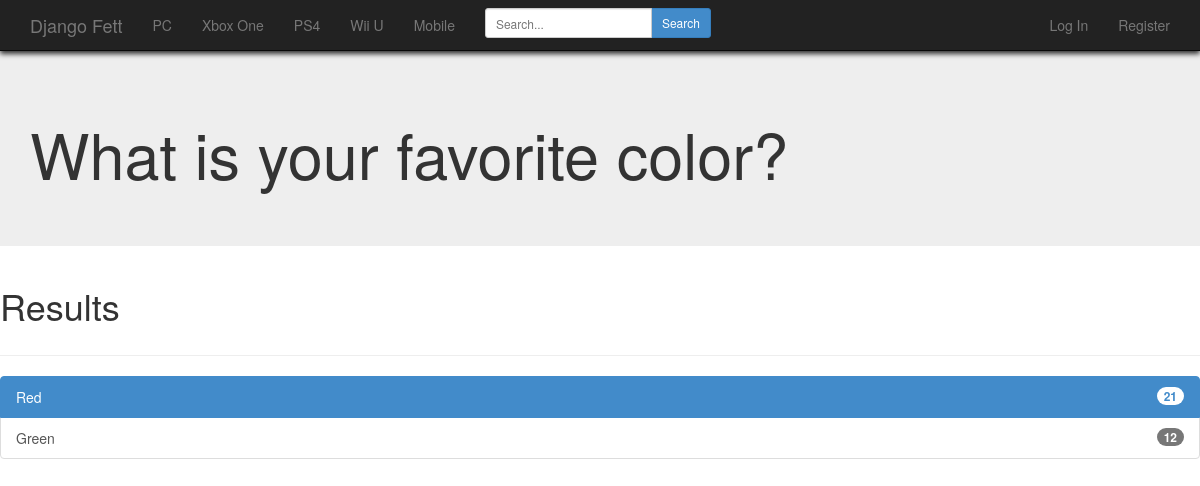
/djangofett/result/1/, run on the app's committed database.
### portal/models.py (models this page shows, shortened)
class Question(models.Model):
    question_text = models.CharField(max_length=200)
    pub_date = DateTimeField("Time of poll creation")

class Answer(models.Model):
    answer_text = models.CharField(max_length=50, default="")
    question = models.ForeignKey(Question)
    vote_count = models.IntegerField(default=0)

### portal/views.py (the view)
# urls.py: url(r'^result/(?P<question_id>\d+)/$', views.result, name='result'),
def result(request, question_id):
    question = Question.objects.get(id=question_id)
    highest = question.answer_set.order_by('vote_count').reverse()[0]
    rest = question.answer_set.order_by('vote_count').reverse()[1:]
    context = {'question': question, 'highest': highest, 'rest': rest}
    return render(request, 'portal/result.html', context)

### portal/templates/portal/result.html
{% extends "base.html" %}
{% block content %}
  <div class="jumbotron">
    <h1> {{ question.question_text }}</h1>
  </div>
  <div class="page-header">
    <h1>Results<h1>
  </div>
  <div class="list-group">
  <a class="list-group-item active">
    <span class="badge pull-right">{{ highest.vote_count }}</span>
    {{ highest.answer_text}}
  {% for answer in rest %}
    <a class="list-group-item">
      <span class="badge pull-right">{{ answer.vote_count }}</span>
        {{ answer.answer_text }}
    </a>
  {% endfor %}
  </div>
{% endblock %}

### data on the page
Question: question_text "What is your favorite color?"
Answer: vote_count "21", answer_text "Red"
Answer: vote_count "12", answer_text "Green"
